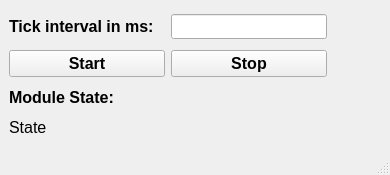
<?xml version="1.0" encoding="UTF-8"?>
<ui version="4.0">
 <class>MainWindow</class>
 <widget class="QMainWindow" name="MainWindow">
  <property name="geometry">
   <rect>
    <x>0</x>
    <y>0</y>
    <width>390</width>
    <height>175</height>
   </rect>
  </property>
  <property name="windowTitle">
   <string>MainWindow</string>
  </property>
  <widget class="QWidget" name="centralwidget">
   <layout class="QGridLayout" name="gridLayout">
    <item row="4" column="0" colspan="4">
     <widget class="QLabel" name="lblModulestate">
      <property name="sizePolicy">
       <sizepolicy hsizetype="Preferred" vsizetype="Fixed">
        <horstretch>0</horstretch>
        <verstretch>0</verstretch>
       </sizepolicy>
      </property>
      <property name="font">
       <font>
        <pointsize>12</pointsize>
       </font>
      </property>
      <property name="text">
       <string>State</string>
      </property>
     </widget>
    </item>
    <item row="1" column="1" colspan="3">
     <widget class="QPushButton" name="btnStop">
      <property name="sizePolicy">
       <sizepolicy hsizetype="Fixed" vsizetype="Fixed">
        <horstretch>0</horstretch>
        <verstretch>0</verstretch>
       </sizepolicy>
      </property>
      <property name="minimumSize">
       <size>
        <width>156</width>
        <height>27</height>
       </size>
      </property>
      <property name="font">
       <font>
        <pointsize>12</pointsize>
        <weight>75</weight>
        <bold>true</bold>
       </font>
      </property>
      <property name="text">
       <string>Stop</string>
      </property>
     </widget>
    </item>
    <item row="5" column="0" colspan="4">
     <layout class="QVBoxLayout" name="vLayout"/>
    </item>
    <item row="3" column="0" colspan="4">
     <widget class="QLabel" name="lblModulestatetitle">
      <property name="sizePolicy">
       <sizepolicy hsizetype="Preferred" vsizetype="Fixed">
        <horstretch>0</horstretch>
        <verstretch>1</verstretch>
       </sizepolicy>
      </property>
      <property name="font">
       <font>
        <pointsize>12</pointsize>
        <weight>75</weight>
        <bold>true</bold>
       </font>
      </property>
      <property name="text">
       <string>Module State:</string>
      </property>
     </widget>
    </item>
    <item row="0" column="0">
     <widget class="QLabel" name="label">
      <property name="sizePolicy">
       <sizepolicy hsizetype="Fixed" vsizetype="Preferred">
        <horstretch>0</horstretch>
        <verstretch>0</verstretch>
       </sizepolicy>
      </property>
      <property name="font">
       <font>
        <pointsize>12</pointsize>
        <weight>75</weight>
        <bold>true</bold>
       </font>
      </property>
      <property name="text">
       <string>Tick interval in ms:</string>
      </property>
     </widget>
    </item>
    <item row="1" column="0">
     <widget class="QPushButton" name="btnStart">
      <property name="sizePolicy">
       <sizepolicy hsizetype="Maximum" vsizetype="Preferred">
        <horstretch>0</horstretch>
        <verstretch>0</verstretch>
       </sizepolicy>
      </property>
      <property name="minimumSize">
       <size>
        <width>156</width>
        <height>27</height>
       </size>
      </property>
      <property name="baseSize">
       <size>
        <width>156</width>
        <height>27</height>
       </size>
      </property>
      <property name="font">
       <font>
        <pointsize>12</pointsize>
        <weight>75</weight>
        <bold>true</bold>
       </font>
      </property>
      <property name="text">
       <string>Start</string>
      </property>
     </widget>
    </item>
    <item row="0" column="1" colspan="2">
     <widget class="QLineEdit" name="lineTick">
      <property name="sizePolicy">
       <sizepolicy hsizetype="Fixed" vsizetype="Fixed">
        <horstretch>0</horstretch>
        <verstretch>0</verstretch>
       </sizepolicy>
      </property>
      <property name="minimumSize">
       <size>
        <width>156</width>
        <height>25</height>
       </size>
      </property>
      <property name="maximumSize">
       <size>
        <width>156</width>
        <height>25</height>
       </size>
      </property>
      <property name="font">
       <font>
        <pointsize>12</pointsize>
       </font>
      </property>
      <property name="text">
       <string/>
      </property>
     </widget>
    </item>
   </layout>
  </widget>
  <widget class="QMenuBar" name="menubar">
   <property name="geometry">
    <rect>
     <x>0</x>
     <y>0</y>
     <width>390</width>
     <height>21</height>
    </rect>
   </property>
  </widget>
  <widget class="QStatusBar" name="statusbar"/>
 </widget>
 <resources/>
 <connections/>
</ui>
